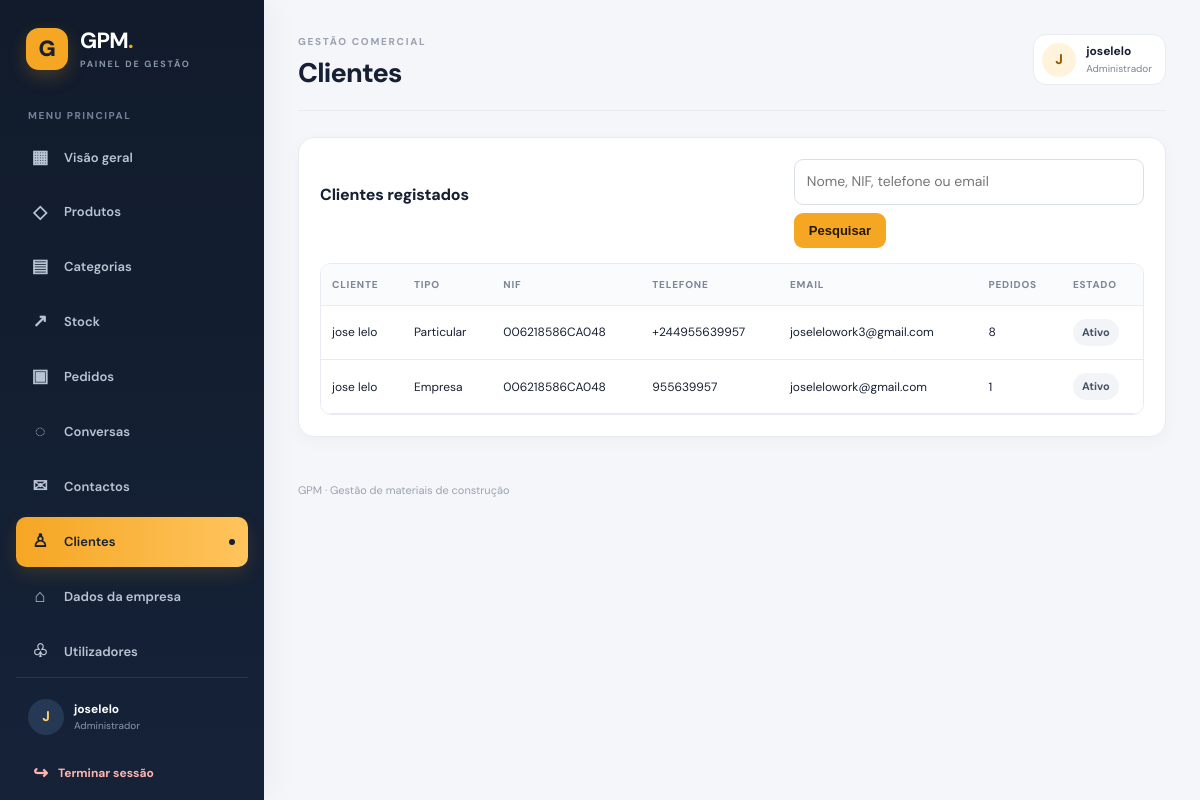
Screenshot of /gpm2/admin/customers.php (signed in) with the database file from the repository.
### tables this page shows
CREATE TABLE `customers` (
  `id` bigint(20) UNSIGNED NOT NULL,
  `customer_type` enum('individual','company') NOT NULL DEFAULT 'individual',
  `name` varchar(180) NOT NULL,
  `nif` varchar(50) DEFAULT NULL,
  `phone` varchar(40) NOT NULL,
  `email` varchar(190) DEFAULT NULL,
  `password` varchar(255) DEFAULT NULL,
  `address` text DEFAULT NULL,
  `city` varchar(100) DEFAULT NULL,
  `province` varchar(100) DEFAULT NULL,
  `active` tinyint(1) NOT NULL DEFAULT 1,
  `email_verified_at` datetime DEFAULT NULL,
  `last_login_at` datetime DEFAULT NULL,
  `created_at` timestamp NOT NULL DEFAULT current_timestamp(),
  `updated_at` timestamp NOT NULL DEFAULT current_timestamp() ON UPDATE current_timestamp()
);

### gpm2/config/database.php (called while the page is built, shortened)
<?php
if (!function_exists('db')) {
    function db(): PDO
    {
        static $pdo = null;
        if ($pdo instanceof PDO) {
            return $pdo;
        }
        $dsn = 'mysql:host=' . DB_HOST
            . ';port=' . DB_PORT
            . ';dbname=' . DB_NAME
            . ';charset=utf8mb4';
        $pdo = new PDO($dsn, DB_USER, DB_PASS, [
            PDO::ATTR_ERRMODE => PDO::ERRMODE_EXCEPTION,
            PDO::ATTR_DEFAULT_FETCH_MODE => PDO::FETCH_ASSOC,
            PDO::ATTR_EMULATE_PREPARES => false,
        ]);
        return $pdo;
    }
}

### gpm2/admin/customers.php (the view, shortened to what this page needs)
<?php
require_once __DIR__ . '/../app/bootstrap.php';
$q = trim((string)($_GET['q'] ?? ''));
$sql = 'SELECT c.id, c.customer_type, c.name, c.nif, c.phone, c.email, c.active,
               COUNT(o.id) AS orders_count
        FROM customers c
        LEFT JOIN orders o ON o.customer_id = c.id';
$args = [];
$sql .= ' GROUP BY c.id, c.customer_type, c.name, c.nif, c.phone, c.email, c.active
          ORDER BY c.id DESC LIMIT 300';
$stmt = db()->prepare($sql);
$stmt->execute($args);
$rows = $stmt->fetchAll(PDO::FETCH_ASSOC);
?>
<section class="panel">
    <div class="toolbar">
        <h2>Clientes registados</h2>
        <form method="get">
            <input name="q" value="<?= e($q) ?>" placeholder="Nome, NIF, telefone ou email" style="min-width:250px">
            <button type="submit">Pesquisar</button>
        </form>
    </div>
    <div class="table-wrap">
        <table>
            <thead><tr><th>Cliente</th><th>Tipo</th><th>NIF</th><th>Telefone</th><th>Email</th><th>Pedidos</th><th>Estado</th></tr></thead>
            <tbody>
            <?php foreach ($rows as $row): ?>
                <tr>
                    <td><?= e($row['name']) ?></td>
                    <td><?= $row['customer_type'] === 'company' ? 'Empresa' : 'Particular' ?></td>
                    <td><?= e($row['nif'] ?: '—') ?></td>
                    <td><?= e($row['phone']) ?></td>
                    <td><?= e($row['email'] ?: '—') ?></td>
                    <td><?= (int)$row['orders_count'] ?></td>
                    <td><span class="badge"><?= (int)$row['active'] === 1 ? 'Ativo' : 'Inativo' ?></span></td>
                </tr>
            <?php endforeach; ?>
            </tbody>
        </table>
    </div>
</section>

### gpm2/admin/assets/css/admin.css (style rules this page uses)
:root { --ink:#172033;--muted:#7b8496;--line:#e8ebf1;--bg:#f4f6fa;--accent:#f5a623;--accent-soft:#fff3dc;--nav:#111b2b;--nav-soft:#1a2940;--white:#fff;--danger:#d92d20;--success:#067647 }
* { box-sizing:border-box }
html { min-height:100%;background:var(--bg) }
body { margin:0;background:var(--bg);color:var(--ink);font:14px/1.55 "DM Sans",Arial,Helvetica,sans-serif }
.admin-body { min-height:100vh }
.stat,.panel { background:#fff;border:1px solid var(--line);border-radius:16px;padding:21px;box-shadow:0 5px 18px #10182808 }
.panel { margin-bottom:20px }
.panel h2 { font-size:16px;font-weight:800;letter-spacing:-.2px;margin:0 0 16px }
.toolbar { display:flex;gap:12px;align-items:center;justify-content:space-between;flex-wrap:wrap;margin-bottom:15px }
.toolbar form { display:flex;gap:8px;flex-wrap:wrap }
.btn,button { display:inline-flex;align-items:center;justify-content:center;gap:7px;background:var(--accent);color:#241800;border:0;border-radius:9px;padding:10px 15px;font-weight:800;text-decoration:none;cursor:pointer;font-size:13px;transition:transform .15s,filter .15s }
input,select,textarea { width:100%;padding:11px 12px;border:1px solid #d9dee8;border-radius:9px;font:inherit;background:#fff;color:var(--ink);outline:none;transition:border .15s,box-shadow .15s }
table { width:100%;border-collapse:collapse;background:#fff }
th,td { text-align:left;padding:13px 11px;border-bottom:1px solid var(--line);vertical-align:middle }
th { color:#7d8798;font-size:10px;text-transform:uppercase;letter-spacing:.8px;background:#fafbfc;font-weight:800 }
td { font-size:12px }
.table-wrap { overflow-x:auto;border:1px solid var(--line);border-radius:11px }
.badge { display:inline-flex;align-items:center;padding:5px 9px;border-radius:30px;background:#f2f4f7;color:#475467;font-size:11px;font-weight:700 }

### rows the page displays
customers: name "jose lelo", customer_type "Particular", nif "006218586CA048", phone "+244955639957", email "joselelowork3@gmail.com", orders_count "8", active "Ativo"
customers: name "jose lelo", customer_type "Empresa", nif "006218586CA048", phone "955639957", email "joselelowork@gmail.com", orders_count "1", active "Ativo"

### other values shown
$item['icon'] "▦"
$item['label'] "Visão geral"
$item['icon'] "◇"
$item['label'] "Produtos"
$item['icon'] "▤"
$item['label'] "Categorias"
$item['icon'] "↗"
$item['label'] "Stock"
$item['icon'] "▣"
$item['label'] "Pedidos"
$item['icon'] "◌"
$item['label'] "Conversas"
$item['icon'] "✉"
$item['label'] "Contactos"
$item['icon'] "♙"
